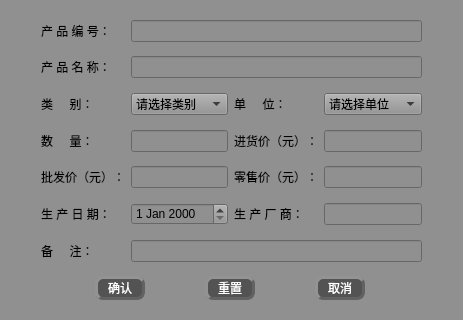
<?xml version="1.0" encoding="UTF-8"?>
<ui version="4.0">
 <class>add_product</class>
 <widget class="QWidget" name="add_product">
  <property name="geometry">
   <rect>
    <x>0</x>
    <y>0</y>
    <width>463</width>
    <height>320</height>
   </rect>
  </property>
  <property name="windowTitle">
   <string>Form</string>
  </property>
  <property name="styleSheet">
   <string notr="true">font: 75 12pt &quot;楷体&quot;;
background-color: rgb(144, 144, 144);
color:rgb(0, 0, 0)</string>
  </property>
  <layout class="QGridLayout" name="gridLayout">
   <item row="15" column="1">
    <spacer name="verticalSpacer_2">
     <property name="orientation">
      <enum>Qt::Vertical</enum>
     </property>
     <property name="sizeHint" stdset="0">
      <size>
       <width>20</width>
       <height>40</height>
      </size>
     </property>
    </spacer>
   </item>
   <item row="17" column="1">
    <spacer name="verticalSpacer">
     <property name="orientation">
      <enum>Qt::Vertical</enum>
     </property>
     <property name="sizeHint" stdset="0">
      <size>
       <width>20</width>
       <height>40</height>
      </size>
     </property>
    </spacer>
   </item>
   <item row="8" column="2">
    <spacer name="verticalSpacer_5">
     <property name="orientation">
      <enum>Qt::Vertical</enum>
     </property>
     <property name="sizeHint" stdset="0">
      <size>
       <width>20</width>
       <height>40</height>
      </size>
     </property>
    </spacer>
   </item>
   <item row="6" column="2">
    <spacer name="verticalSpacer_6">
     <property name="orientation">
      <enum>Qt::Vertical</enum>
     </property>
     <property name="sizeHint" stdset="0">
      <size>
       <width>20</width>
       <height>40</height>
      </size>
     </property>
    </spacer>
   </item>
   <item row="0" column="2">
    <spacer name="verticalSpacer_8">
     <property name="orientation">
      <enum>Qt::Vertical</enum>
     </property>
     <property name="sizeHint" stdset="0">
      <size>
       <width>20</width>
       <height>40</height>
      </size>
     </property>
    </spacer>
   </item>
   <item row="3" column="1">
    <widget class="QLabel" name="label_2">
     <property name="text">
      <string>产 品 名 称：</string>
     </property>
    </widget>
   </item>
   <item row="12" column="2">
    <spacer name="verticalSpacer_3">
     <property name="orientation">
      <enum>Qt::Vertical</enum>
     </property>
     <property name="sizeHint" stdset="0">
      <size>
       <width>20</width>
       <height>40</height>
      </size>
     </property>
    </spacer>
   </item>
   <item row="4" column="2">
    <spacer name="verticalSpacer_7">
     <property name="orientation">
      <enum>Qt::Vertical</enum>
     </property>
     <property name="sizeHint" stdset="0">
      <size>
       <width>20</width>
       <height>40</height>
      </size>
     </property>
    </spacer>
   </item>
   <item row="5" column="1">
    <widget class="QLabel" name="label_3">
     <property name="text">
      <string>类     别：</string>
     </property>
    </widget>
   </item>
   <item row="5" column="2">
    <widget class="QComboBox" name="comboBox">
     <item>
      <property name="text">
       <string>请选择类别</string>
      </property>
     </item>
     <item>
      <property name="text">
       <string>五金</string>
      </property>
     </item>
     <item>
      <property name="text">
       <string>服装</string>
      </property>
     </item>
     <item>
      <property name="text">
       <string>电子产品</string>
      </property>
     </item>
    </widget>
   </item>
   <item row="11" column="3">
    <widget class="QLabel" name="label_10">
     <property name="text">
      <string>生 产 厂 商：</string>
     </property>
    </widget>
   </item>
   <item row="13" column="2" colspan="3">
    <widget class="QLineEdit" name="lineEdit_9"/>
   </item>
   <item row="2" column="2">
    <spacer name="verticalSpacer_9">
     <property name="orientation">
      <enum>Qt::Vertical</enum>
     </property>
     <property name="sizeHint" stdset="0">
      <size>
       <width>20</width>
       <height>40</height>
      </size>
     </property>
    </spacer>
   </item>
   <item row="9" column="1">
    <widget class="QLabel" name="label_7">
     <property name="text">
      <string>批发价（元）：</string>
     </property>
    </widget>
   </item>
   <item row="1" column="2" colspan="3">
    <widget class="QLineEdit" name="lineEdit"/>
   </item>
   <item row="11" column="4">
    <widget class="QLineEdit" name="lineEdit_8"/>
   </item>
   <item row="13" column="1">
    <widget class="QLabel" name="label_11">
     <property name="text">
      <string>备     注：</string>
     </property>
    </widget>
   </item>
   <item row="11" column="1">
    <widget class="QLabel" name="label_9">
     <property name="text">
      <string>生 产 日 期：</string>
     </property>
    </widget>
   </item>
   <item row="3" column="2" colspan="3">
    <widget class="QLineEdit" name="lineEdit_2"/>
   </item>
   <item row="10" column="2">
    <spacer name="verticalSpacer_4">
     <property name="orientation">
      <enum>Qt::Vertical</enum>
     </property>
     <property name="sizeHint" stdset="0">
      <size>
       <width>20</width>
       <height>40</height>
      </size>
     </property>
    </spacer>
   </item>
   <item row="9" column="3">
    <widget class="QLabel" name="label_8">
     <property name="text">
      <string>零售价（元）：</string>
     </property>
    </widget>
   </item>
   <item row="9" column="4">
    <widget class="QLineEdit" name="lineEdit_6"/>
   </item>
   <item row="16" column="1" colspan="4">
    <layout class="QHBoxLayout" name="horizontalLayout">
     <item>
      <widget class="QPushButton" name="pushButton_2">
       <property name="maximumSize">
        <size>
         <width>50</width>
         <height>25</height>
        </size>
       </property>
       <property name="styleSheet">
        <string notr="true">QPushButton{
font: 75 11pt &quot;微软雅黑&quot;;
color:rgb(255, 255, 255);
background-color: rgb(83, 83, 83);
border-radius: 8px;
border: 3px groove rgb(98, 98, 98);
border-style: outset;
}
QPushButton:pressed{
border-style: inset;
}
QPushButton:hover{
background-color:rgb(0, 0, 0);
}

</string>
       </property>
       <property name="text">
        <string>确认</string>
       </property>
      </widget>
     </item>
     <item>
      <widget class="QPushButton" name="pushButton_3">
       <property name="maximumSize">
        <size>
         <width>50</width>
         <height>25</height>
        </size>
       </property>
       <property name="styleSheet">
        <string notr="true">QPushButton{
font: 75 11pt &quot;微软雅黑&quot;;
color:rgb(255, 255, 255);
background-color: rgb(83, 83, 83);
border-radius: 8px;
border: 3px groove rgb(98, 98, 98);
border-style: outset;
}
QPushButton:pressed{
border-style: inset;
}
QPushButton:hover{
background-color:rgb(0, 0, 0);
}

</string>
       </property>
       <property name="text">
        <string>重置</string>
       </property>
      </widget>
     </item>
     <item>
      <widget class="QPushButton" name="pushButton">
       <property name="maximumSize">
        <size>
         <width>50</width>
         <height>25</height>
        </size>
       </property>
       <property name="styleSheet">
        <string notr="true">QPushButton{
font: 75 11pt &quot;微软雅黑&quot;;
color:rgb(255, 255, 255);
background-color: rgb(83, 83, 83);
border-radius: 8px;
border: 3px groove rgb(98, 98, 98);
border-style: outset;
}
QPushButton:pressed{
border-style: inset;
}
QPushButton:hover{
background-color:rgb(0, 0, 0);
}

</string>
       </property>
       <property name="text">
        <string>取消</string>
       </property>
      </widget>
     </item>
    </layout>
   </item>
   <item row="7" column="0">
    <spacer name="horizontalSpacer">
     <property name="orientation">
      <enum>Qt::Horizontal</enum>
     </property>
     <property name="sizeHint" stdset="0">
      <size>
       <width>40</width>
       <height>20</height>
      </size>
     </property>
    </spacer>
   </item>
   <item row="1" column="1">
    <widget class="QLabel" name="label">
     <property name="text">
      <string>产 品 编 号：</string>
     </property>
    </widget>
   </item>
   <item row="5" column="3">
    <widget class="QLabel" name="label_4">
     <property name="text">
      <string>单     位：</string>
     </property>
    </widget>
   </item>
   <item row="7" column="1">
    <widget class="QLabel" name="label_5">
     <property name="text">
      <string>数     量：</string>
     </property>
    </widget>
   </item>
   <item row="7" column="2">
    <widget class="QLineEdit" name="lineEdit_3"/>
   </item>
   <item row="5" column="4">
    <widget class="QComboBox" name="comboBox_2">
     <item>
      <property name="text">
       <string>请选择单位</string>
      </property>
     </item>
     <item>
      <property name="text">
       <string>箱</string>
      </property>
     </item>
     <item>
      <property name="text">
       <string>吨</string>
      </property>
     </item>
     <item>
      <property name="text">
       <string>台</string>
      </property>
     </item>
     <item>
      <property name="text">
       <string>件</string>
      </property>
     </item>
     <item>
      <property name="text">
       <string>袋</string>
      </property>
     </item>
     <item>
      <property name="text">
       <string>支</string>
      </property>
     </item>
     <item>
      <property name="text">
       <string/>
      </property>
     </item>
    </widget>
   </item>
   <item row="7" column="3">
    <widget class="QLabel" name="label_6">
     <property name="text">
      <string>进货价（元）：</string>
     </property>
    </widget>
   </item>
   <item row="9" column="2">
    <widget class="QLineEdit" name="lineEdit_5"/>
   </item>
   <item row="7" column="4">
    <widget class="QLineEdit" name="lineEdit_4"/>
   </item>
   <item row="7" column="5">
    <spacer name="horizontalSpacer_2">
     <property name="orientation">
      <enum>Qt::Horizontal</enum>
     </property>
     <property name="sizeHint" stdset="0">
      <size>
       <width>40</width>
       <height>20</height>
      </size>
     </property>
    </spacer>
   </item>
   <item row="11" column="2">
    <widget class="QDateEdit" name="dateEdit"/>
   </item>
  </layout>
 </widget>
 <resources/>
 <connections/>
</ui>
